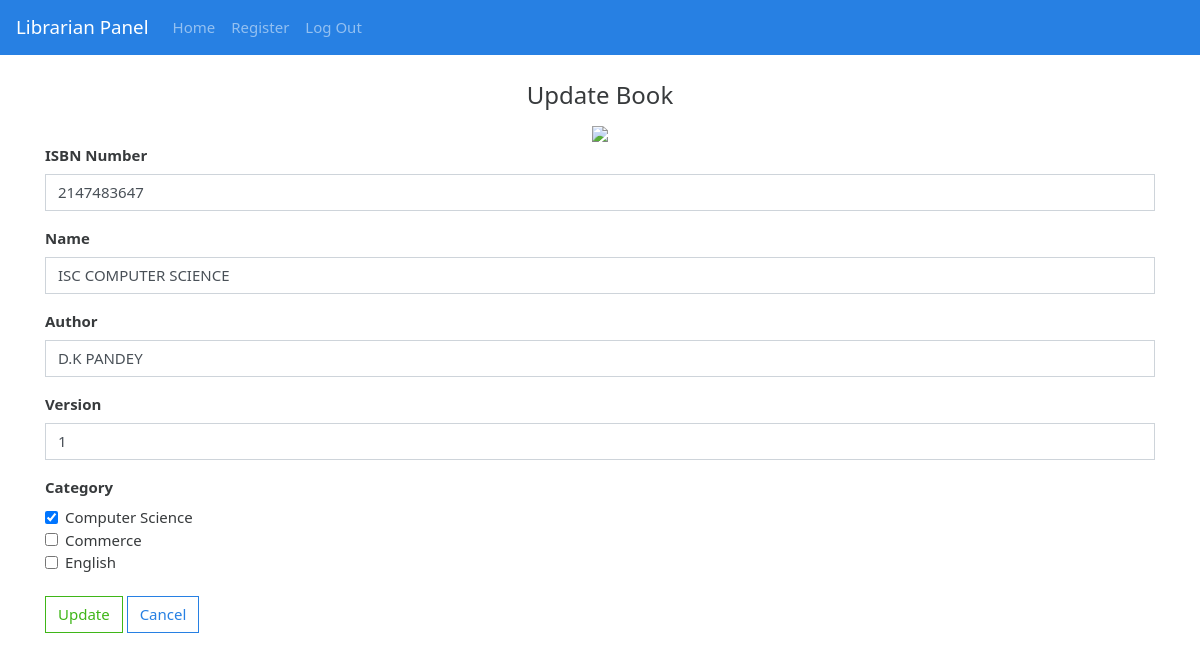
Page /admin/edit.php?id=11 (signed in) on the committed database.
### tables this page shows
CREATE TABLE `addbook` (
  `id` int(11) NOT NULL,
  `isbn` int(13) NOT NULL,
  `name` varchar(255) NOT NULL,
  `author` varchar(255) NOT NULL,
  `version` int(25) NOT NULL,
  `book_type` varchar(255) NOT NULL,
  `date_time` timestamp NOT NULL DEFAULT current_timestamp()
);

### admin/edit.php (the view, shortened to what this page needs)
<?php
include "../auth/auth.php";
?>
<!DOCTYPE html>
<html lang="en">
<head>
<link rel="stylesheet" href="../css/style.css">
</head>
<body>
<?php include "header_admin.php"; ?>
<div class="container">
<form method="post" onsubmit="return formvalidation()"  action="insert_book.php">
  <fieldset>
  <center><legend>Update Book</legend>
    <img src="../images/addbook.png" style="height:80px;"></center>
<?php
$id=$_GET['id'];
$query = "select * from addbook where id = '$id'";
$res = mysqli_query($conn,$query);
$data = mysqli_fetch_array($res);
?>
    <div class="form-group">
     <b><label>ISBN Number</label></b>
      <input type="text" class="form-control" value="<?php echo $data['isbn'];?>" name="isbn" id="isbn"  placeholder="Enter Number" required >
    </div>
    <div class="form-group">
     <b><label>Name</label></b>
      <input type="text" class="form-control" value="<?php echo $data['name'];?>" name="name" id="name"  placeholder="Enter Name" required >
    </div>
    <div class="form-group">
     <b><label>Author</label></b>
      <input type="text" class="form-control" value="<?php echo $data['author'];?>" name="author" id="author"  placeholder="Enter Author's Name" required >
    </div>
    <div class="form-group">
     <b><label>Version</label></b>
      <input type="text" class="form-control" value="<?php echo $data['version'];?>" name="version" id="version"  placeholder="Enter Book Version" required >
    </div>
    <b><label>Category</label></b>
    <div class="form-check">
        <label class="form-check-label">
          <input class="form-check-input"  name="category" type="checkbox" value="Science" <?php if($data['book_type']=='Science'){
              echo "checked";}?>>
          Computer Science
        </label>
        </div>
      <div class="form-check">
        <label class="form-check-label">
          <input class="form-check-input" name="category" type="checkbox" value="Commerce" <?php if($data['book_type']=='Commerce'){
              echo "checked";}?> >
          Commerce
        </label>
      </div>
      <div class="form-check">
        <label class="form-check-label">
          <input class="form-check-input" name="category" type="checkbox" value="English" <?php if($data['book_type']=='English'){
              echo "checked";}?> >
          English
        </label>
      </div>
    </fieldset>
    <br>
    <button type="submit" class="btn btn-outline-success">Update</button>
    <button type="reset" class="btn btn-outline-primary">Cancel</button>
</form>
</div>
<div style="height:50px;">
</div>
</body>
</html>

### rows in the picture
addbook: isbn "2147483647", name "ISC COMPUTER SCIENCE", author "D.K PANDEY", version "1", book_type "☑"
